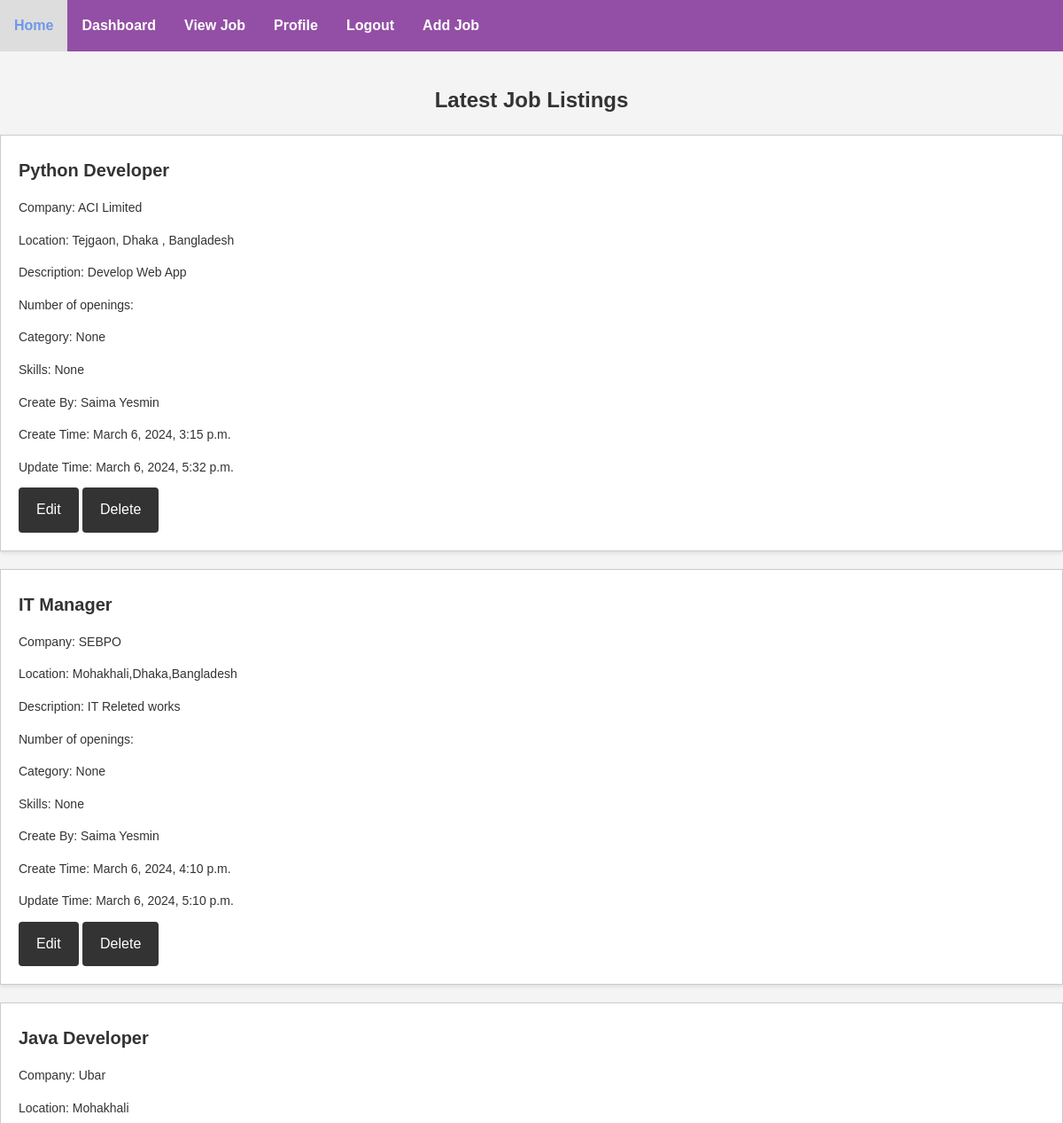
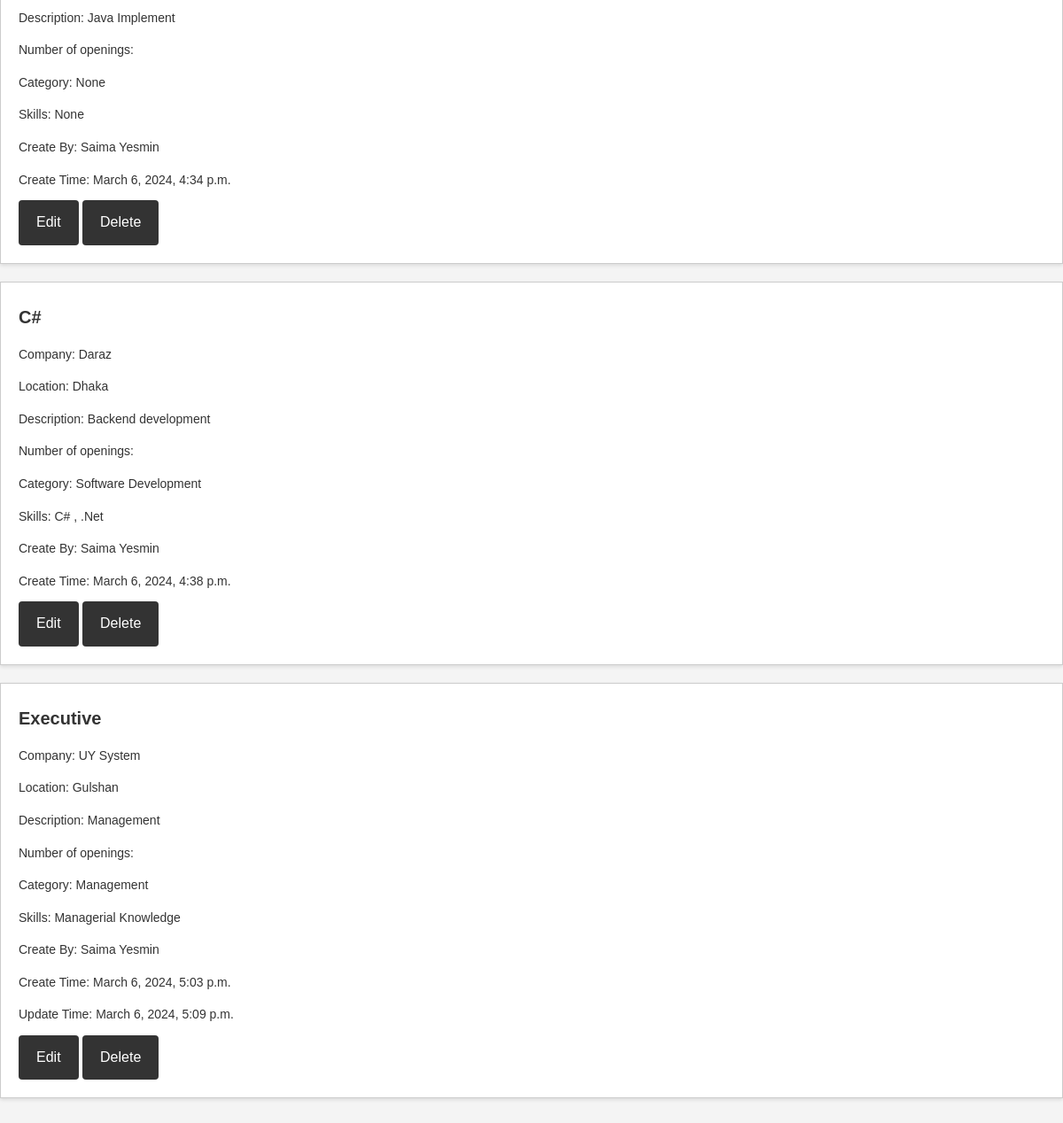
Screenshot of /viewjobPage/ (signed in) with the database file from the repository (2 pictures, top to bottom).
### myApp/models.py (models this page shows, shortened)
class job_model(models.Model):
    job_title = models.CharField(max_length=100, null=True)
    company_name = models.CharField(max_length=100, null=True)
    location = models.CharField(max_length=100, null=True)
    description = models.TextField()
    create_at = models.DateTimeField(auto_now_add=True, null=True)
    update_at = models.DateTimeField(auto_now=True, null=True)
    job_creator = models.ForeignKey(Custom_User, on_delete=models.CASCADE)
    openings = models.CharField(max_length=100, null=True)
    category = models.CharField(max_length=100, null=True)
    skill = models.CharField(max_length=100, null=True)

class Custom_User(AbstractUser):
    USER=[
        ('recruiter','Recruiter'),('jobseeker','JobSeeker')
    ]
    display_name=models.CharField(max_length=100)
    email=models.EmailField(unique=True)
    password=models.CharField(max_length=100)
    confirm_password=models.CharField(max_length=100)
    user_type=models.CharField(choices=USER,max_length=120)
    profile_pic=models.ImageField(upload_to="media/profile_pic",null=True)
    about= models.TextField(max_length=10000,null=True)
    def __str__(self):
        return self.display_name

### SaimaYesminEva_001040_JobPortal/views.py (the view)
# urls.py: path('viewjobPage/',viewjobPage,name='viewjobPage'),
@login_required
def viewjobPage(request):
    job=job_model.objects.all()
    context={
        'job':job
    }
    return render(request,"viewjob.html",context)

### Template/viewjob.html (shortened to what this page needs)
{% extends "dashboard.html" %}
{% block content %}
<section class="job-listings">
    <h2>Latest Job Listings</h2>
    <ul>
        {% for i in job %}
        <li>
            <h3>{{i.job_title}}</h3>
            <p>Company: {{i.company_name}}</p>
            <p>Location: {{i.location}}</p>
            <p>Description: {{i.description}}</p>
            <p>Number of openings: {{i.number}}</p>
            <p>Category: {{i.category}}</p>
            <p>Skills: {{i.skill}}</p>
            <p>Create By: {{i.job_creator}}</p>
            <p>Create Time: {{i.create_at}}</p>
            {% if i.update_at %}
                {% if i.create_at != i.update_at %}
                    <p>Update Time: {{i.update_at}}</p>
                {% endif %}
            {% endif %}
            {% if user.user_type == 'recruiter' and user.id == i.job_creator.id %}
            <a href=" {% url "editPage" i.id %} ">Edit</a>
            <a href=" {% url "deletePage" i.id %} ">Delete</a>
            {% endif %}
        </li>
        {% endfor %}
    </ul>
</section>
{% endblock content %}

### Template/dashboard.html (shortened to what this page needs)
<!DOCTYPE html>
<html lang="en">
<head>
</head>
<body>
{% include "navbar.html" %}
{% block content %}
{% endblock content %}
</body>
</html>

### Template/navbar.html (shortened to what this page needs)
{% block content %}
<nav>
    <a href="#home">Home</a>
    <a href="{% url "viewjobPage" %}">Dashboard</a>
    <a href="{% url "viewjobPage" %}">View Job</a>
    <a href="{% url "ProfilePage" %}">Profile</a>
    <a href="{% url "logoutPage" %}">Logout</a>
    {% if user.user_type == 'recruiter' %}
        <a href="{% url "add_job_Page" %}">Add Job</a>
    {% endif %}
</nav>
{% endblock content %}

### Template/dashboard.html (style rules this page uses)
body { font-family: Arial, sans-serif; margin: 0; padding: 0; }
nav { background-color: #934fa5; overflow: hidden; }
nav a { float: left; display: block; color: white; text-align: center; padding: 14px 16px; text-decoration: none; }
* { margin: 0; padding: 0; box-sizing: border-box; }
body { font-family: Arial, sans-serif; background-color: #f4f4f4; line-height: 1.9; color: #333; }
nav a { text-decoration: none; color: #fff; font-weight: bold; transition: color 0.3s; }
.job-listings { margin: 2rem 0; }
.job-listings h2 { font-size: 24px; margin-bottom: 1rem; text-align: center; }
.job-listings ul { list-style: none; }
.job-listings li { background-color: #fff; border: 1px solid #ccc; padding: 20px; margin-bottom: 20px; box-shadow: 0 2px 4px rgba(0, 0, 0, 0.1); }
.job-listings h3 { font-size: 20px; margin-bottom: 10px; }
.job-listings p { font-size: 14px; margin-bottom: 10px; }
.job-listings a { background-color: #333; color: #fff; text-decoration: none; padding: 10px 20px; border-radius: 4px; display: inline-block; transition: background-color 0.3s; }

### rows the page displays
job_model: job_title "Python Developer", company_name "ACI Limited", location "Tejgaon, Dhaka , Bangladesh", description "Develop Web App", category "None", skill "None", job_creator "Saima Yesmin", create_at "March 6, 2024, 3:15 p.m.", update_at "March 6, 2024, 5:32 p.m.", shows "Edit"
job_model: job_title "IT Manager", company_name "SEBPO", location "Mohakhali,Dhaka,Bangladesh", description "IT Releted works", category "None", skill "None", job_creator "Saima Yesmin", create_at "March 6, 2024, 4:10 p.m.", update_at "March 6, 2024, 5:10 p.m.", shows "Edit"
job_model: job_title "Java Developer", company_name "Ubar", location "Mohakhali", description "Java Implement", category "None", skill "None", job_creator "Saima Yesmin", create_at "March 6, 2024, 4:34 p.m.", shows "Edit"
job_model: job_title "C#", company_name "Daraz", location "Dhaka", description "Backend development", category "Software Development", skill "C# , .Net", job_creator "Saima Yesmin", create_at "March 6, 2024, 4:38 p.m.", shows "Edit"
job_model: job_title "Executive", company_name "UY System", location "Gulshan", description "Management", category "Management", skill "Managerial Knowledge", job_creator "Saima Yesmin", create_at "March 6, 2024, 5:03 p.m.", update_at "March 6, 2024, 5:09 p.m.", shows "Edit"
